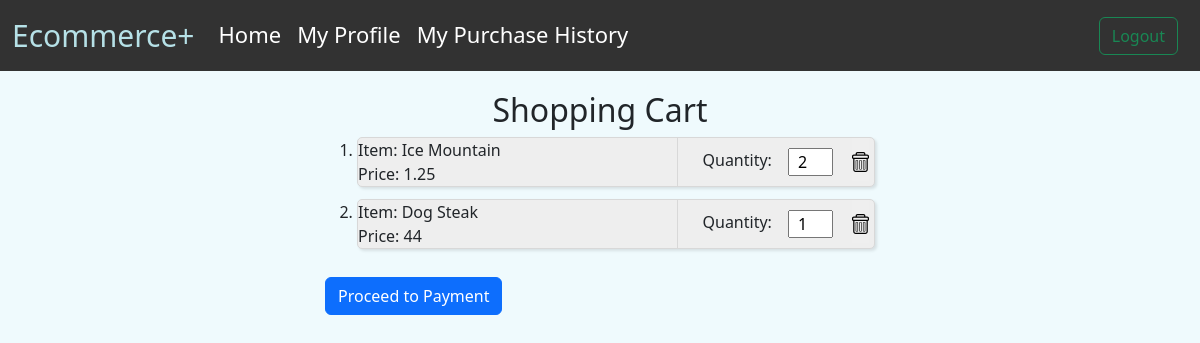
Page /cart (signed in) on the committed database.
### tables this page shows
CREATE TABLE shopping_cart (
    cart_id INTEGER PRIMARY KEY AUTOINCREMENT,
    user_id INTEGER NOT NULL,
    product_id INTEGER NOT NULL,
    product_name varchar(100) NOT NULL,
    product_quantity INTEGER NOT NULL,
    product_price INTEGER NOT NULL,
    time_created DATETIME DEFAULT CURRENT_TIMESTAMP,
    FOREIGN KEY (user_id) REFERENCES users(user_id)
);

### app.py (the view, shortened to what this page needs)
@app.route('/cart', methods=['GET', 'POST'])
def cart():
    try:
        if request.method == 'POST' and session['login_status'] == 1 and request.form['submit'] == "Add to Cart":
            product_id = request.form['product_id']
            product_name = request.form['product_name']
            product_price = request.form['product_price']
            user_id = session['user_id']
            try:
                conn = get_db_connection()
                product = conn.execute('SELECT * FROM shopping_cart WHERE user_id = ? AND product_id = ?', (user_id, product_id)).fetchone()
                if product is not None:
                    conn.execute('UPDATE shopping_cart SET product_quantity = product_quantity + 1 WHERE user_id = ? AND product_id = ?', (user_id, product_id))
                    conn.commit()
                    conn.close()
                else:
                    conn.execute('INSERT INTO shopping_cart (user_id, product_id, product_name, product_price, product_quantity) VALUES (?, ?, ?, ?, ?)',
                                (user_id, product_id, product_name, product_price, 1))
                    conn.commit()
                    conn.close()
                return redirect('/')
            except:
                return render_template('index.html')
        elif request.method == 'GET':
            conn = get_db_connection()
            shopping_cart = conn.execute('SELECT * FROM shopping_cart WHERE user_id = ?', (session['user_id'],)).fetchall()
            conn.close()
            return render_template('cart.html', shopping_cart=shopping_cart)
    except Exception as e:
        print(str(e))
        return redirect('/login')

### app.py (called while the page is built)
def get_db_connection():
    conn = sqlite3.connect('sql_database.db')
    conn.row_factory = sqlite3.Row
    return conn

### templates/cart.html (shortened to what this page needs)
{% extends 'base.html' %}
{% block body %}
<main class="container-fluid main-cart-container">
  <h2>Shopping Cart</h2>
  <div class="shopping-cart-list">
    <ol>
      {% for item in shopping_cart %}
      <li>
        <div class="product-box-flex">
          <div class="product-box-description">
            <div class="product-name" id="item_name">
              Item: {{ item.product_name }}
            </div>
            <div class="product-price" id="product_price">
              Price: {{ item.product_price }}
            </div>
          </div>
          <div class="product-box-quantity">
            <div class="product-quantity">
              <div class="quantity-attribute-name">
                Quantity:
              </div>
              <div class="quantity-dynamic">
                <form action="/cart_update" method="POST">
                  <input class="quantity" type="number" name="quantity" id="quantity" min="1" max="99"
                    value="{{ item.product_quantity }}">
                </form>
              </div>
            </div>
          </div>
          <div class="delete-cart-container">
            <form class="delete-cart-form" action="/cart_delete" method="POST">
              <button class="delete-cart-button">
                <img src="/static/css/icons/trash.svg" alt="delete-cart-image" class="delete-cart-image">
              </button>
            </form>
          </div>
        </div>
      </li>
      {% endfor %}
    </ol>
    <div>
      <a href="/payment" class="btn btn-primary" id="cart">Proceed to Payment</a>
    </div>
  </div>
</main>
{% endblock %}

### static/css/main.css (style rules this page uses)
* { margin: 0; padding: 0; }
body, html { height: 100%; font-family: sans-serif; }
.main-cart-container { display: flex; flex-direction: column; align-items: center; }
.shopping-cart-list { display: flex; flex-direction: column; width: 550px; }
.product-box-flex { display: flex; flex-direction: row; margin-bottom: 12px; border: solid; border-width: 1px; border-radius: 5px; border-color: rgb(216, 216, 216); background-color: rgb(238, 238, 238); box-shadow: 2px 2px 3px rgba(0, 0, 0, 0.1); }
.product-box-description { flex: 1; }
.product-box-quantity { display: flex; width: 175px; align-items: center; border-left: solid; border-width: 1px; border-color: rgb(216, 216, 216); padding-left: 10px; }
.product-quantity { display: flex; flex-direction: row; }
.quantity-attribute-name { width: 100px; padding-left: 15px; }
.quantity-dynamic { display: flex; justify-content: right; align-items: right; text-align: right; }
.quantity { width: 45px; text-align: center; }
.delete-cart-container, .delete-user-container { display: flex; justify-content: center; padding-bottom: 5px; padding-right: 5px; }
.delete-cart-form, .delete-user-form { display: flex; justify-content: center; }
.delete-cart-button, .delete-user-button, .delete-product-tag-button { border: none; }
.delete-cart-image, .delete-user-image, .delete-product-tag-image { height: 20px; }
body { background-color: #EFFAFD !important; }

### rows in the picture
shopping_cart: product_name "Ice Mountain", product_price "1.25", quantity "2"
shopping_cart: product_name "Dog Steak", product_price "44", quantity "1"
